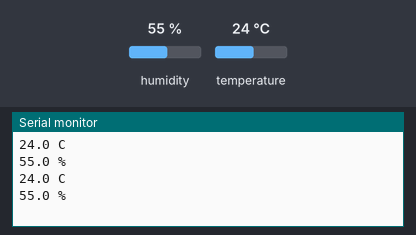
This sketch was run on a simulated Arduino Uno, built with avr-gcc and run on an emulated ATmega328P. On the bench: the last lines printed to the serial monitor. The test bench sets the inputs (shaded band); at power-on: humidity 55 %, temperature 24 °C.

Above: at 1.5 s.
1.6 s: humidity set to 22 %
At 2.9 s:
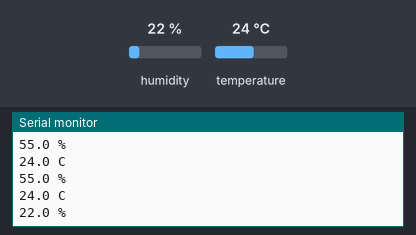
3.1 s: temperature set to 12 °C
At 3.9 s:
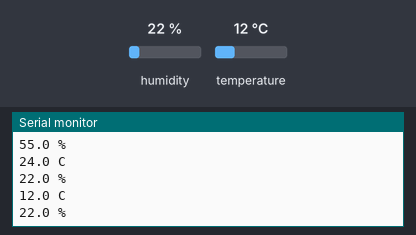
4.6 s: humidity set to 40 %
At 5.9 s:
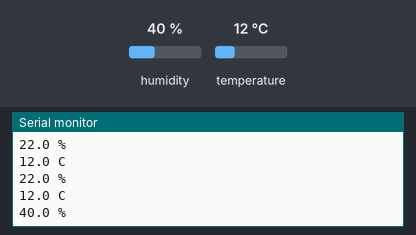
Timing chart, 0 to 7.6 s (numbered marks = the images above; inputs shaded):
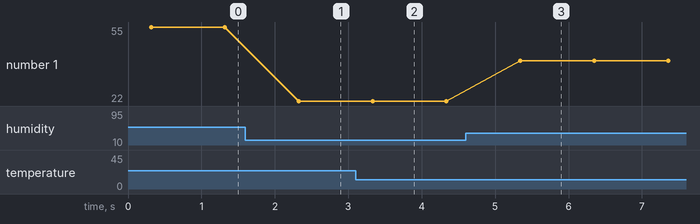

Measured:
- after the input at 1.6 s, the serial monitor: prints a new line after 0.73 s (image 1)
- after the input at 3.1 s, the serial monitor: prints a new line after 0.22 s (image 2)
- after the input at 4.6 s, the serial monitor: prints a new line after 0.74 s (image 3)
- plotted number 1: 55 → 22 after the input at 1.6 s, 22 → 40 after the input at 4.6 s

The sketch:

11.ino
```cpp
#include <dht.h>                  //dht.zip 라이브러리를 설치
#define DHT22_PIN 7             //D7 연결

dht DHT;

float temperature ;
float humidity ;

void setup()
{
  Serial.begin(9600);             //시리얼모니터 출력
  delay(300);
}

void loop()
{
  float chk = DHT.read22(DHT22_PIN);

  temperature = DHT.temperature;         //온도
  humidity = DHT.humidity;                //상대습도

  Serial.print(temperature, 1);              //소숫점 1자리만 출력
  Serial.println(" C");                       //다음 단락

  Serial.print(humidity, 1);                  //소숫점 1자리만 출력
  Serial.println(" %");                       //다음 단락

  delay(1000);                              //1초마다 반복 실행
}
```
